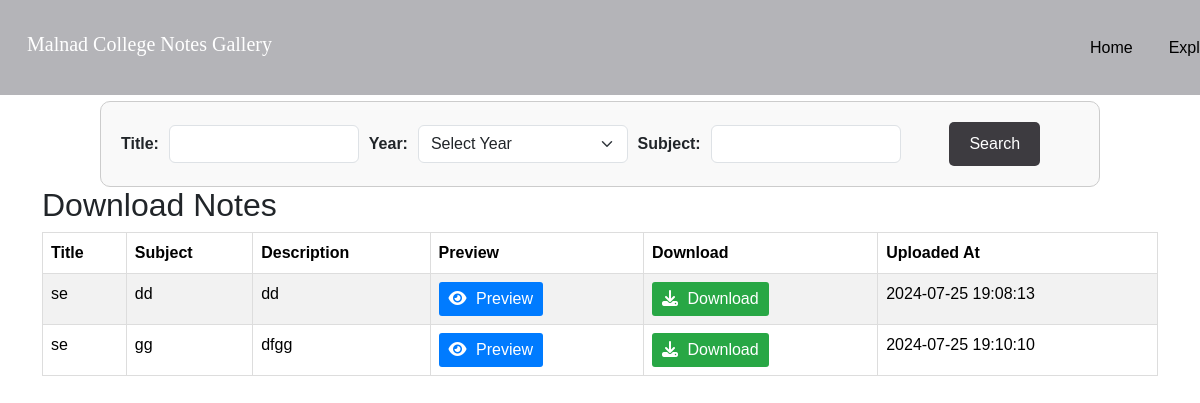
/display_notes.php?year=2, run on the app's committed database.
### tables this page shows
CREATE TABLE `notes` (
  `note_id` int(11) NOT NULL,
  `user_id` int(11) NOT NULL,
  `title` varchar(255) NOT NULL,
  `content` text NOT NULL,
  `description` text DEFAULT NULL,
  `file_name` varchar(255) DEFAULT NULL,
  `file_path` varchar(255) DEFAULT NULL,
  `uploaded_at` timestamp NOT NULL DEFAULT current_timestamp(),
  `subject` varchar(255) NOT NULL,
  `year` int(4) NOT NULL
);

### display_notes.php (the view, shortened to what this page needs)
<?php
require_once('db.php');
$year = $_GET['year'] ?? '';
$sql = "SELECT * FROM notes WHERE 1=1";
$params = [];
$types = '';
if ($year) {
    $sql .= " AND year = ?";
    $params[] = $year;
    $types .= 'i';
}
$stmt = $conn->prepare($sql);
if ($params) {
    $stmt->bind_param($types, ...$params);
}
$stmt->execute();
$result = $stmt->get_result();
?>
<!DOCTYPE html>
<html lang="en">
<head>
    <link rel="stylesheet" href="https://cdnjs.cloudflare.com/ajax/libs/font-awesome/6.5.2/css/all.min.css">
    <link href="https://cdn.jsdelivr.net/npm/bootstrap@5.3.3/dist/css/bootstrap.min.css" rel="stylesheet">
</head>
<body>
<div class="navbar navbar-expand-lg navbar-dark bg-transparent fixed-top navbar-custom">
    <div class="container-fluid">
    <h1 class="h1-tag">Malnad College Notes Gallery</h1>
        <div class="offcanvas offcanvas-start" tabindex="-1" id="offcanvasNavbar" aria-labelledby="offcanvasNavbarLabel">
            <div class="offcanvas-body">
                <ul class="navbar-nav">
                    <li class="nav-item">
                    <a href="index.php" class="nav-link">Home</a>
                    </li>
                    <li class="nav-item dropdown">
                        <a class="nav-link dropdown-toggle" href="#" id="navbarDropdown" role="button" data-bs-toggle="dropdown" aria-expanded="false">
                            Explore More
                        </a>
                    </li>
                </ul>
            </div>
        </div>
    </div>
</div>
<div class="dform">
    <form method="GET" action="display_notes.php">
        <label for="title">Title:</label>
        <input type="text" id="title" name="title" class="form-control">
        <label for="year">Year:</label>
        <select id="year" name="year" class="form-select">
            <option value="">Select Year</option>
        </select>
        <label for="subject">Subject:</label>
        <input type="text" id="subject" name="subject" class="form-control">
        <div class="submit"><button type="submit" class="btn btn-primary">Search</button></div>
    </form>
</div>
<?php
if ($result->num_rows > 0) {
    echo '<div class="container">';
    echo '<h2>Download Notes</h2>';
    echo '<div class="table-responsive">';
    echo '<table class="table table-striped">';
    echo '<thead>';
    echo '<tr>';
    echo '<th>Title</th>';
    echo '<th>Subject</th>';
    echo '<th>Description</th>';
    echo '<th>Preview</th>';
    echo '<th>Download</th>';
    echo '<th>Uploaded At</th>';
    echo '</tr>';
    echo '</thead>';
    echo '<tbody>';
    while ($row = $result->fetch_assoc()) {
        $title = htmlspecialchars($row['title']);
        $subject = htmlspecialchars($row['subject']);
        $description = htmlspecialchars($row['description']);
        $file_path = htmlspecialchars($row['file_path']);
        $uploaded_at = htmlspecialchars($row['uploaded_at']);
        echo '<tr>';
        echo '<td>' . $title . '</td>';
        echo '<td>' . $subject . '</td>';
        echo '<td>' . $description . '</td>';
        echo '<td><a class="preview-button" href="preview.php?file=' . $file_path . '" target="_blank"><i class="fa fa-eye"></i> Preview</a></td>';
        echo '<td><a class="download-button" href="download.php?file=' . $file_path . '"><i class="fa fa-download"></i> Download</a></td>';
        echo '<td>' . $uploaded_at . '</td>';
        echo '</tr>';
    }
    echo '</tbody>';
    echo '</table>';
    echo '</div>';
    echo '</div>';
} else {
    echo '<div class="container"><p>No notes found.</p></div>';
}
?>
</body>
</html>

### display_notes.php (style rules this page uses)
body { font-family: Arial, sans-serif; }
.h1-tag { font-size: 20px; font-family: 'Times New Roman', Times, serif; color: white; }
.navbar-custom { background-color: #B4B4B8 !important; height: 95px; }
.nav-item { color: black; }
.dform { width: 100%; max-width: 1000px; margin: auto; padding: 20px; border: 1px solid #ccc; border-radius: 10px; background-color: #f9f9f9; margin-bottom: 20px; position: relative; top: 101px; }
.navbar { width: 100%; padding: 0 15px; box-sizing: border-box; }
.navbar a { color: black; margin: 0 10px; text-decoration: none; font-size: 16px; padding: 10px 15px; transition: color 0.3s, background-color 0.3s; }
.dform form { display: flex; justify-content: space-between; align-items: center; gap: 10px; }
.dform label { font-weight: bold; }
.navbar-nav { position: relative; left: 800px; text-decoration: none; }
.container { position: relative; top: 80px; }
.submit { display: flex; justify-content: center; width: 100%; }
.submit button { padding: 10px 20px; background-color: #3D3B40; color: white; border: none; border-radius: 5px; cursor: pointer; transition: background-color 0.3s; }
a { color: #007bff; text-decoration: none; }
.preview-button, .download-button { display: inline-block; padding: 5px 10px; margin-right: 5px; color: white; border: none; border-radius: 3px; cursor: pointer; text-align: center; text-decoration: none; }
.preview-button { background-color: #007bff; }
.download-button { background-color: #28a745; }
.fa-eye, .fa-download { margin-right: 5px; }
.table-responsive { overflow-y: auto; height: 80vh; }
@media (min-width: 768px) { table { width: 100%; border-collapse: collapse; margin-bottom: 20px; font-size: 16px; } }
@media (min-width: 768px) { th, td { border: 1px solid #ddd; padding: 10px; } }
@media (min-width: 768px) { th { background-color: #f4f4f4; text-align: left; } }

### data on the page
notes: title "se", subject "dd", description "dd", uploaded_at "2024-07-25 19:08:13"
notes: title "se", subject "gg", description "dfgg", uploaded_at "2024-07-25 19:10:10"
